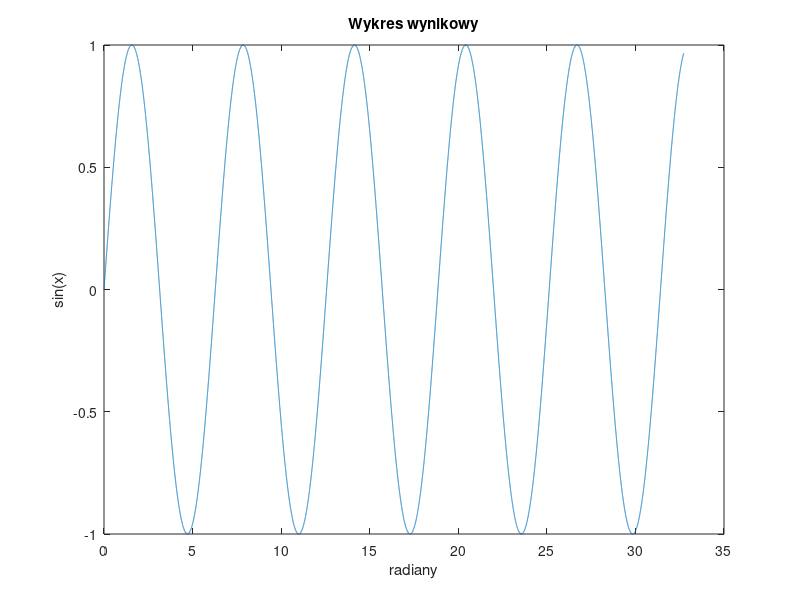

MATLAB code to generate this figure:
frequency = 20; 
probe_frequency = 192000; 
initial_angle = 0;
iteration_count=50000; 
omega_zero = 2*pi*frequency/probe_frequency;
a = 2*cos(omega_zero);

y=[sin(initial_angle+omega_zero),sin(initial_angle+2*omega_zero)];
x=zeros(1,iteration_count);

x(2)=omega_zero;

for i=3:iteration_count
   y(i)=a*y(i-1)-y(i-2);
   x(i)=x(i-1)+omega_zero;
end

plot(x,y);
title("Wykres wynikowy");
xlabel("radiany");
ylabel("sin(x)");